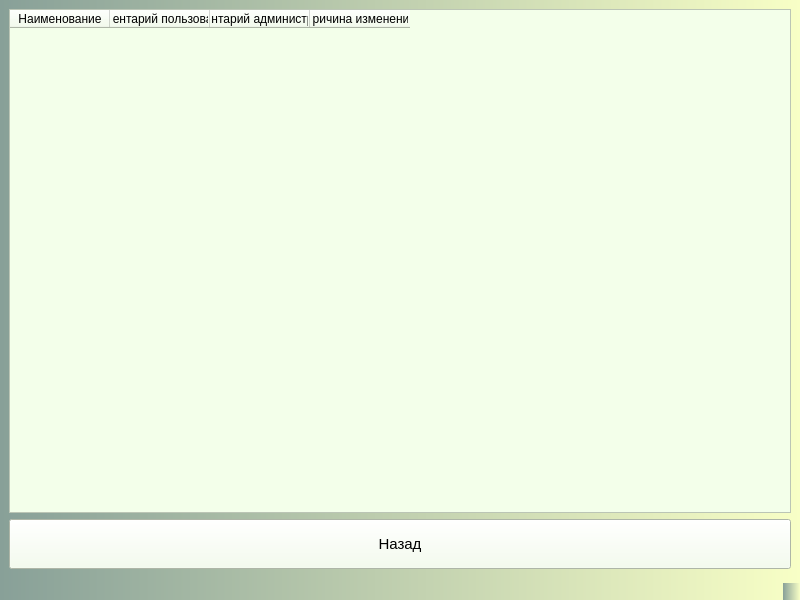
<?xml version="1.0" encoding="UTF-8"?>
<ui version="4.0">
 <class>OldAgreement</class>
 <widget class="QMainWindow" name="OldAgreement">
  <property name="geometry">
   <rect>
    <x>0</x>
    <y>0</y>
    <width>800</width>
    <height>600</height>
   </rect>
  </property>
  <property name="windowTitle">
   <string>MainWindow</string>
  </property>
  <property name="styleSheet">
   <string notr="true">background:qlineargradient(spread:repeat, x1:0, y1:0, x2:1, y2:0, stop:0 rgba(83, 160, 81, 255), stop:1 rgba(255, 120, 161, 255))qlineargradient(spread:repeat, x1:0, y1:0, x2:1, y2:0, stop:0 rgba(136, 160, 152, 255), stop:1 rgba(248, 255, 198, 255))</string>
  </property>
  <widget class="QWidget" name="centralwidget">
   <layout class="QGridLayout" name="gridLayout">
    <item row="2" column="0">
     <widget class="QPushButton" name="pushButtonBack">
      <property name="minimumSize">
       <size>
        <width>0</width>
        <height>50</height>
       </size>
      </property>
      <property name="styleSheet">
       <string notr="true">background:rgb(243, 255, 234);
padding: 10;
font-size: 15px;</string>
      </property>
      <property name="text">
       <string>Назад</string>
      </property>
     </widget>
    </item>
    <item row="1" column="0">
     <widget class="QTableWidget" name="tableWidgetAllAgreement">
      <property name="sizePolicy">
       <sizepolicy hsizetype="Expanding" vsizetype="Expanding">
        <horstretch>0</horstretch>
        <verstretch>100</verstretch>
       </sizepolicy>
      </property>
      <property name="sizeIncrement">
       <size>
        <width>0</width>
        <height>0</height>
       </size>
      </property>
      <property name="baseSize">
       <size>
        <width>0</width>
        <height>0</height>
       </size>
      </property>
      <property name="cursor" stdset="0">
       <cursorShape>WhatsThisCursor</cursorShape>
      </property>
      <property name="focusPolicy">
       <enum>Qt::StrongFocus</enum>
      </property>
      <property name="whatsThis">
       <string>&lt;html&gt;&lt;head/&gt;&lt;body&gt;&lt;p&gt;&lt;br/&gt;&lt;/p&gt;&lt;/body&gt;&lt;/html&gt;</string>
      </property>
      <property name="layoutDirection">
       <enum>Qt::LeftToRight</enum>
      </property>
      <property name="styleSheet">
       <string notr="true">background:rgb(243, 255, 234);</string>
      </property>
      <column>
       <property name="text">
        <string>Наименование</string>
       </property>
      </column>
      <column>
       <property name="text">
        <string>Комментарий пользователя</string>
       </property>
      </column>
      <column>
       <property name="text">
        <string>Комментарий администратора</string>
       </property>
      </column>
      <column>
       <property name="text">
        <string>Причина изменения</string>
       </property>
      </column>
     </widget>
    </item>
   </layout>
  </widget>
  <widget class="QMenuBar" name="menubar">
   <property name="geometry">
    <rect>
     <x>0</x>
     <y>0</y>
     <width>800</width>
     <height>21</height>
    </rect>
   </property>
  </widget>
  <widget class="QStatusBar" name="statusbar"/>
 </widget>
 <resources/>
 <connections/>
</ui>
